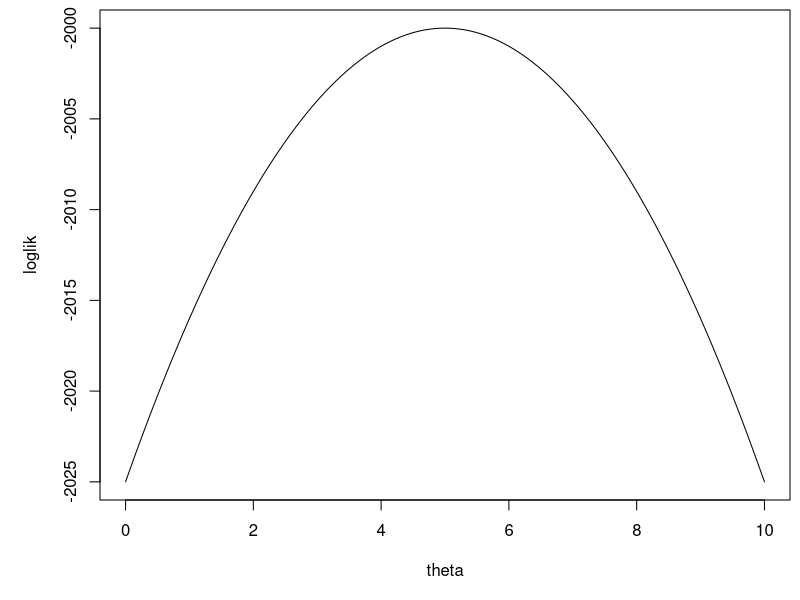

This figure's R source:
## ---- chunk 1
par(mai=c(1,1,0.1,0.1))
theta <- seq(from=0,to=10,length=200)
loglik <- -2000-(theta-5)^2
plot(theta,loglik,ty="l")
